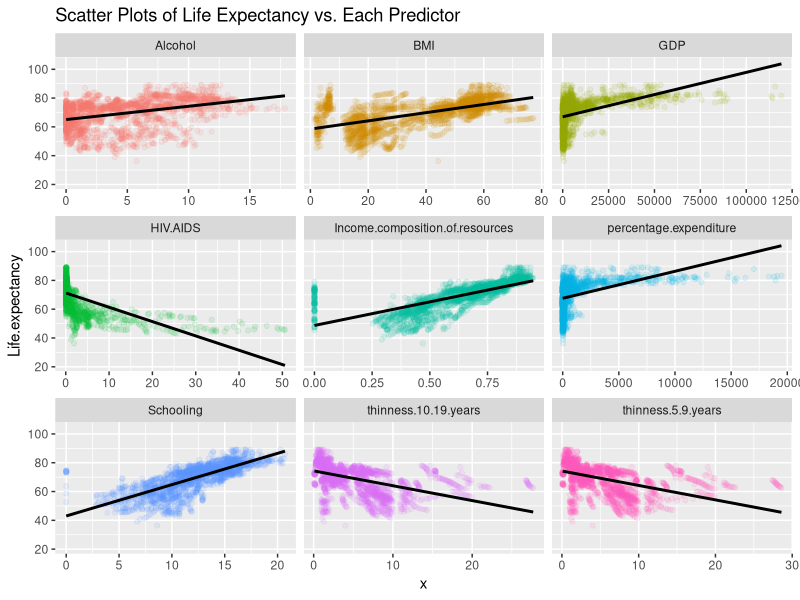
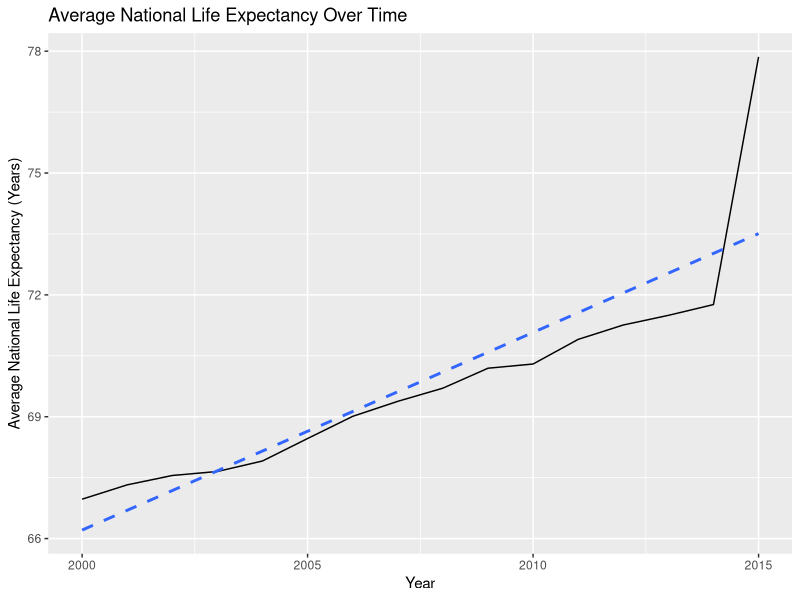
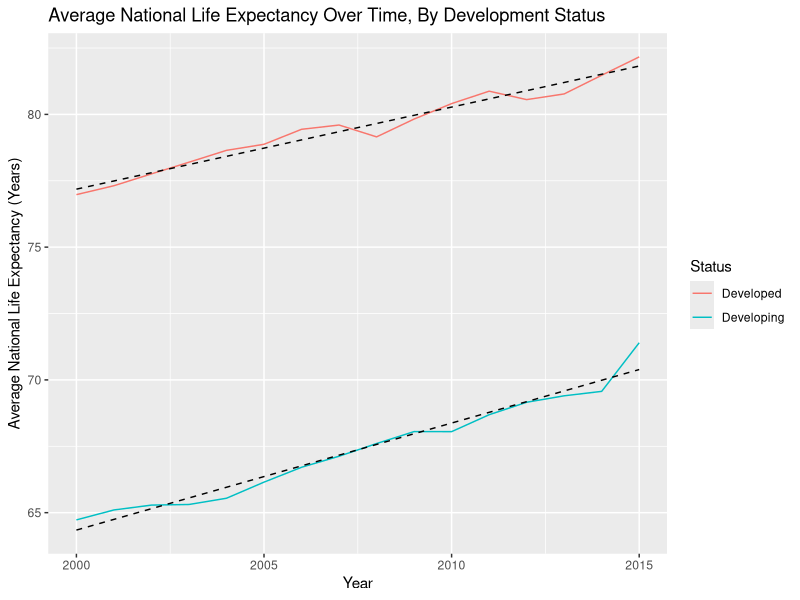
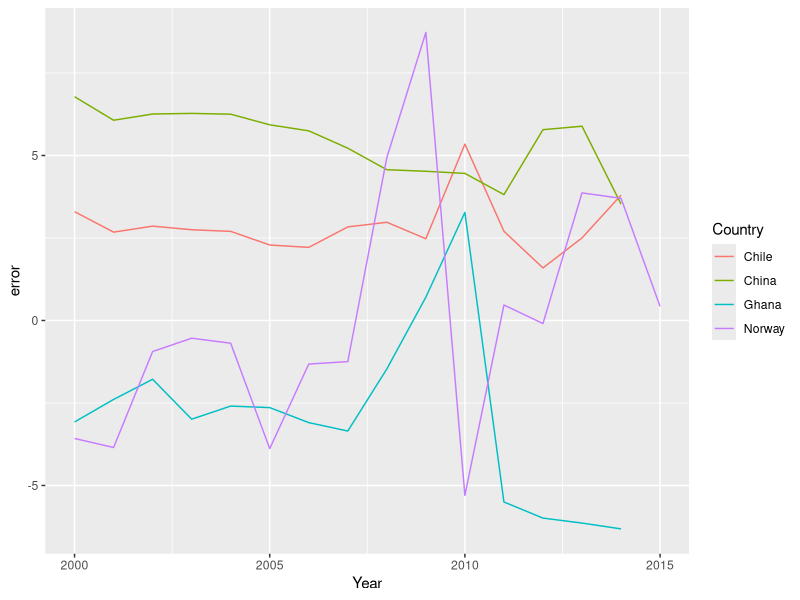
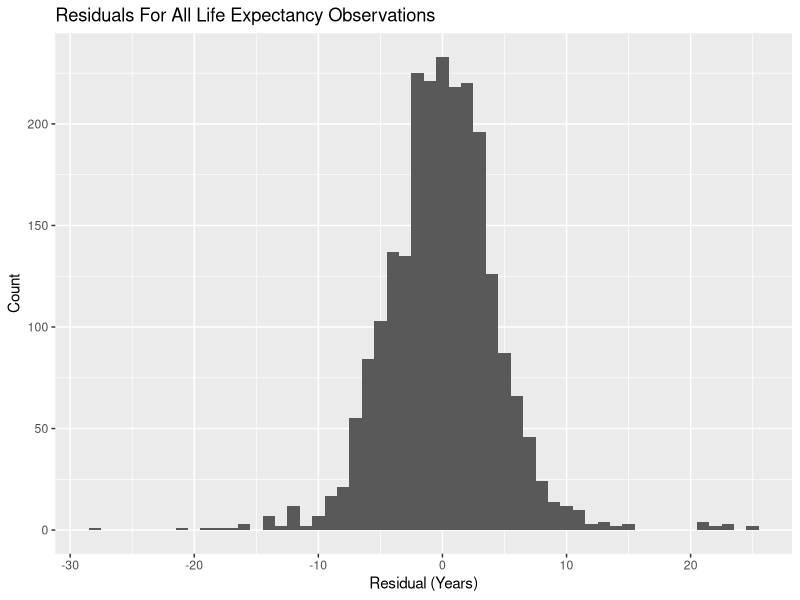
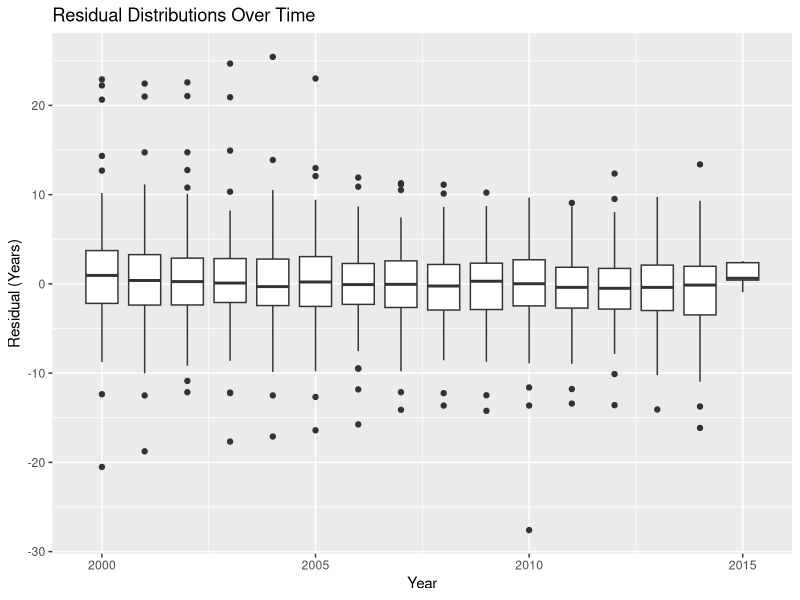
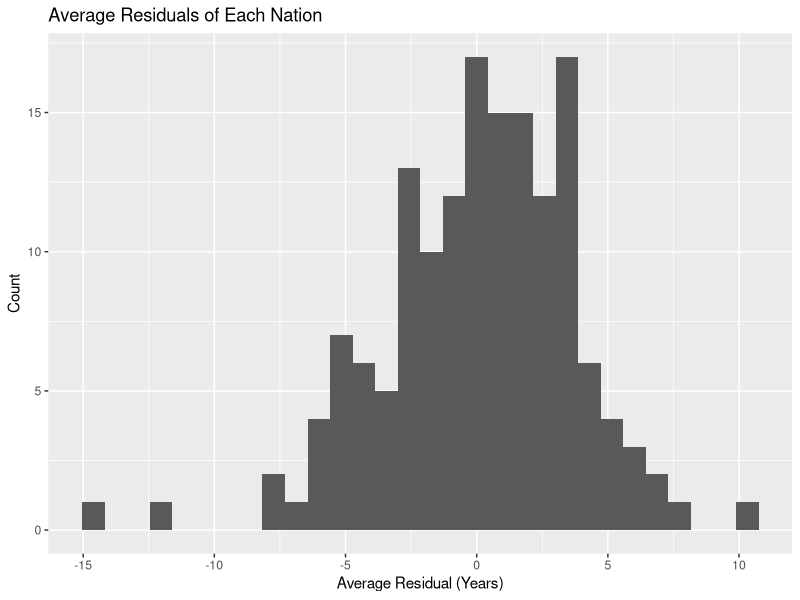
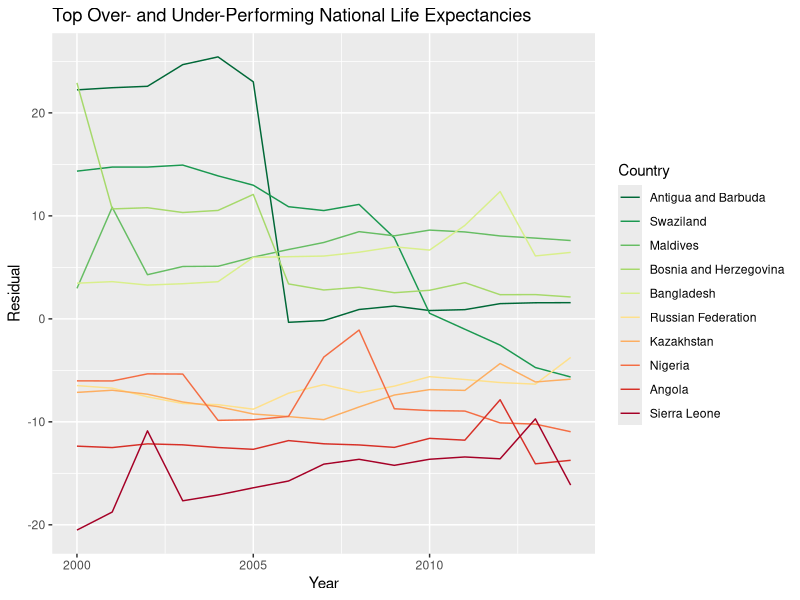

Write R code to recreate these figures, in order.
## ---- chunk 1
knitr::opts_chunk$set(echo = TRUE)
## ---- chunk 2
library(tidyverse)
library(car)

data <- read_csv("life_CLEAN.csv")
data
## ---- chunk 3
data %>% gather(Predictor, x, Schooling:thinness.10.19.years) %>%
  ggplot() +
    geom_point(aes(x, Life.expectancy, color = Predictor), alpha = 0.1) +
    geom_smooth(aes(x, Life.expectancy, group = Predictor),
                color = "black", method = "lm", se = FALSE) +
    facet_wrap(~ Predictor, scales = "free_x") +
    theme(legend.position = "none") +
    labs(title = "Scatter Plots of Life Expectancy vs. Each Predictor")
## ---- chunk 4
year_averages <- aggregate(Life.expectancy ~ Year, data = data, FUN = mean)

ggplot(data = year_averages, mapping = aes(x = Year, y = Life.expectancy)) +
  geom_line() +
  labs(title = "Average National Life Expectancy Over Time",
       x = "Year",
       y = "Average National Life Expectancy (Years)") +
  stat_smooth(method = "lm", se = FALSE, linetype = "dashed")
# savefig("life_expectancy__year.png")

summary(lm(Life.expectancy ~ Year, data = year_averages))
## ---- chunk 5
status_averages <- aggregate(Life.expectancy ~ Year + Status, data = data, FUN = mean)

ggplot(data = status_averages, mapping = aes(x = Year, y = Life.expectancy)) +
  geom_line(mapping = aes(color = Status)) +
  labs(title = "Average National Life Expectancy Over Time, By Development Status",
       x = "Year",
       y = "Average National Life Expectancy (Years)") +
  stat_smooth(mapping = aes(group = Status), method = "lm", se = FALSE,
              color = "black", size = 0.5, linetype = "dashed")
## ---- chunk 6
data$Status.proxy <- as.integer(factor(data$Status, levels = c("Developing",
                                                               "Developed"),
                                       labels = c(0, 1))) - 1
summary(lm(Life.expectancy ~ Status.proxy + Year, data = data))
## ---- chunk 7
model <- lm(Life.expectancy ~ Schooling + GDP + Alcohol + BMI +
              percentage.expenditure + Income.composition.of.resources +
              HIV.AIDS + thinness.5.9.years + thinness.10.19.years, data = data)
summary(model)

# Refining that to significance
vif(model)
model <- lm(Life.expectancy ~ Schooling + GDP + Alcohol + BMI +
              percentage.expenditure + Income.composition.of.resources +
              HIV.AIDS + thinness.10.19.years, data = data)
summary(model)

vif(model)
model <- lm(Life.expectancy ~ Schooling + GDP + Alcohol + BMI +
              Income.composition.of.resources +
              HIV.AIDS + thinness.10.19.years, data = data)
summary(model)
## ---- chunk 8
data$y.hat <- predict(model, data)
data$error <- data$Life.expectancy - data$y.hat

country_subset <- c("Norway", "China", "Ghana", "Chile", "Vietnam")
ggplot(data = data[which(data$Country %in% country_subset), ]) +
  geom_line(mapping = aes(x = Year, y = error, color = Country))
## ---- chunk 9
ggplot(data = data) +
  geom_histogram(mapping = aes(x = error), binwidth = 1) +
  labs(title = "Residuals For All Life Expectancy Observations",
       x = "Residual (Years)",
       y = "Count")

ggplot(data = data) +
  geom_boxplot(mapping = aes(x = Year, group = Year, y = error)) +
  labs(title = "Residual Distributions Over Time",
       x = "Year",
       y = "Residual (Years)")
## ---- chunk 10
# av_error <- aggregate(error ~ Country, data = data, FUN = mean)
rse <- summary(model)$sigma
av_error <- data %>%
  group_by(Country) %>%
  summarize(count = n(), total_error = sum(error), mean_error = total_error / count) %>%
  mutate(p_val = pnorm(abs(total_error), mean = 0, sd = sqrt(count) * rse, lower.tail = FALSE))

(signif_error <- av_error %>%
    filter(p_val < 0.001) %>%
    arrange(p_val))

ggplot(data = av_error) +
  geom_histogram(mapping = aes(x = mean_error)) +
  labs(title = "Average Residuals of Each Nation",
       x = "Average Residual (Years)",
       y = "Count")
## ---- chunk 11
outlier_order <- c(head(order(av_error$mean_error, decreasing = TRUE), 5),
                   tail(order(av_error$mean_error, decreasing = TRUE), 5))
av_error$over.rank <- order(av_error$mean_error, decreasing = TRUE)
outliers <- av_error$Country[outlier_order]
print(paste0(c("Top Over-perfomers: ", outliers[1:5])))
print(paste0(c("Top Under-perfomers: ", outliers[10:6])))
outlier_data <- data[which(data$Country %in% outliers), ]
outlier_data$Country <- factor(outlier_data$Country, levels = outliers)

ggplot(data = outlier_data) +
  geom_line(mapping = aes(x = Year, y = error, color = Country)) +
  scale_color_brewer(palette = "RdYlGn", direction = -1) +
  labs(title = "Top Over- and Under-Performing National Life Expectancies",
       x = "Year",
       y = "Residual")
## ---- chunk 12
